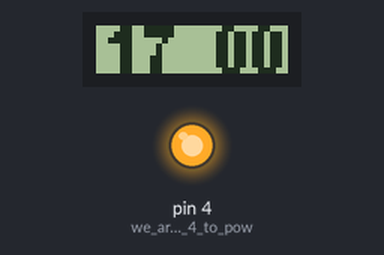
Bench run of a program on a simulated Arduino Uno, built with avr-gcc and run on an emulated ATmega328P. On the bench: 32×8 one-colour display, output pins drawn as LEDs (lit = HIGH).

Above: at 0.1 s.
At 4.1 s:
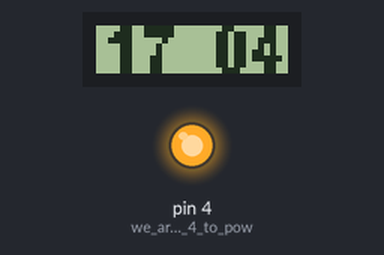
At 9.1 s:
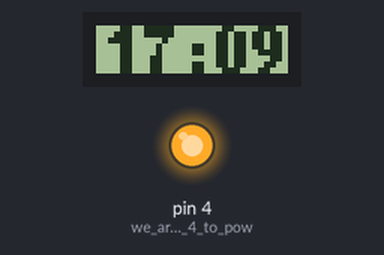
At 19.2 s:
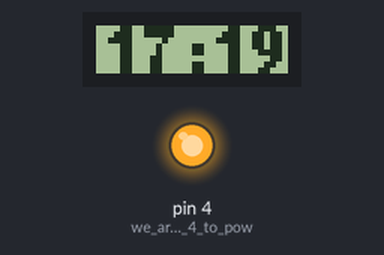
At 28.3 s:
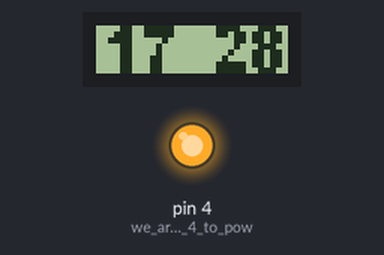
At 38.3 s:
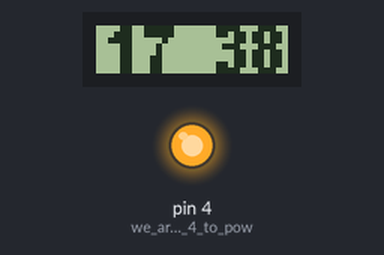

Measured:
- what the display in image 1 shows lasts 1.0 s, from 4.1 s to 5.1 s

The program:

main.cpp
```cpp
#include <Arduino.h>
#include <U8g2lib.h>

U8G2_MAX7219_32X8_F_4W_SW_SPI u8g2(U8G2_R0, /* clock=*/ 11, /* data=*/ 12, /* cs=*/ 10, /* dc=*/ U8X8_PIN_NONE, /* reset=*/ U8X8_PIN_NONE);

char time_string[10]; // string to hold the current time to be displayed

void setup(void) {

  pinMode(4, OUTPUT); // we are using pin 4 to power the real time clock module,
  digitalWrite(4, HIGH); // since the +5V pin is already used for the display

  u8g2.begin(); // begin function is required for u8g2 library
  u8g2.setContrast(150); // set display contrast 0-255

}

void loop(void) {

  if((millis()/1000)%2){
    sprintf(time_string, "%d:%02d", 17, millis()/1000);
  }
  else{
    sprintf(time_string, "%d %02d", 17, millis()/1000);
  }

  u8g2.setFont(u8g2_font_t0_11b_tn);
  // u8g2.setFont(u8g2_font_6x10_tn );
  // u8g2.setFont(u8g2_font_t0_12b_me);

  u8g2.clearBuffer(); // clear the internal u8g2 memory
  u8g2.drawStr(2, 8, time_string);  // draw the time string to the display
  u8g2.sendBuffer(); // transfer internal memory to the display
  delay(1000); // wait one second

}
```
